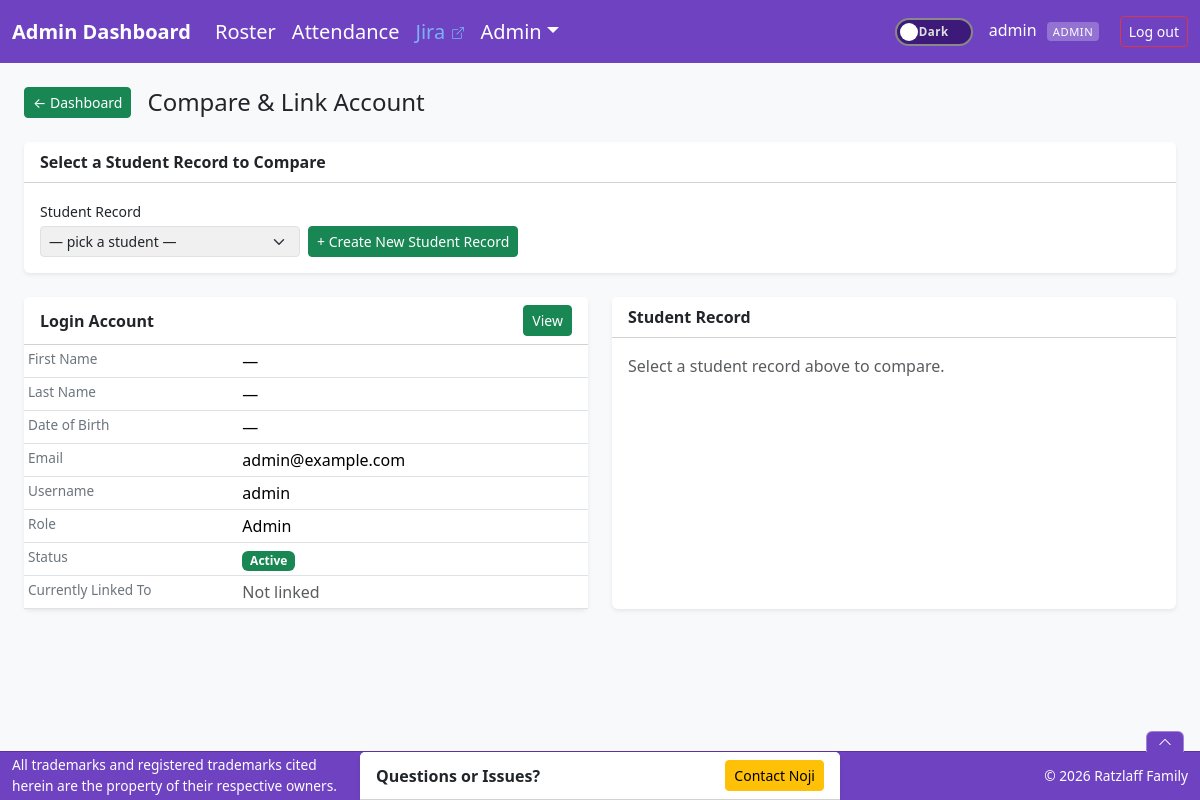
The page /portal/admin/compare_account.php?user_id=1 (signed in) on the database its author committed.
### tables this page shows
CREATE TABLE IF NOT EXISTS users (
    id            INT AUTO_INCREMENT PRIMARY KEY,
    username      VARCHAR(50)  NOT NULL UNIQUE,
    password_hash VARCHAR(255) NOT NULL,
    is_admin      TINYINT(1)   NOT NULL DEFAULT 0,
    email         VARCHAR(100) NOT NULL,
    first_name    VARCHAR(50)  DEFAULT NULL,
    last_name     VARCHAR(50)  DEFAULT NULL,
    date_of_birth DATE         DEFAULT NULL,
    active        TINYINT(1)   NOT NULL DEFAULT 1,
    last_login    DATETIME,
    created_at    DATETIME     NOT NULL DEFAULT CURRENT_TIMESTAMP
);

### portal/includes/db.php (called while the page is built, shortened)
<?php
function db(): PDO {
    static $pdo = null;
    if ($pdo === null) {
        $dsn = 'mysql:host=' . DB_HOST . ';dbname=' . DB_NAME . ';charset=' . DB_CHARSET;
        $pdo = new PDO($dsn, DB_USER, DB_PASS, [
            PDO::ATTR_ERRMODE            => PDO::ERRMODE_EXCEPTION,
            PDO::ATTR_DEFAULT_FETCH_MODE => PDO::FETCH_ASSOC,
            PDO::ATTR_EMULATE_PREPARES   => false,
        ]);
    }
    return $pdo;
}

### portal/includes/auth.php (called while the page is built, shortened)
<?php
require_once __DIR__ . '/db.php';
function hn(string $name): string {
    return htmlspecialchars(ucwords(strtolower($name)));
}

### portal/admin/compare_account.php (the view, shortened to what this page needs)
<?php
require_once __DIR__ . '/../includes/auth.php';
require_once __DIR__ . '/../includes/db.php';
$user_id         = (int)($_GET['user_id']         ?? 0);
$u_stmt = db()->prepare('SELECT u.*, s.date_of_birth AS student_dob, s.phone AS student_phone
                         FROM users u LEFT JOIN students s ON s.user_id = u.id
                         WHERE u.id = ?');
$u_stmt->execute([$user_id]);
$user = $u_stmt->fetch();
$existing_link_stmt = db()->prepare('SELECT id, first_name, last_name FROM students WHERE user_id = ?');
$existing_link_stmt->execute([$user_id]);
$existing_link = $existing_link_stmt->fetch();
$student = null;
include __DIR__ . '/../includes/header.php';
?>
<div class="d-flex align-items-center gap-3 mb-4">
    <a href="index.php" class="btn btn-outline-secondary btn-sm">← Dashboard</a>
    <h4 class="mb-0">Compare &amp; Link Account</h4>
</div>
<div class="card border-0 shadow-sm mb-4">
    <div class="card-header bg-white fw-semibold">Select a Student Record to Compare</div>
    <div class="card-body py-3">
        <form method="get" action="compare_account.php" id="studentPickerForm" class="d-flex gap-2 align-items-end flex-wrap">
            <div>
                <label class="form-label small mb-1">Student Record</label>
                <select name="student_id" id="studentPicker" class="form-select form-select-sm" style="min-width:260px">
                    <option value="">— pick a student —</option>
                </select>
            </div>
            <a href="student_edit.php?prefill_first=<?= urlencode($user['first_name']) ?>&prefill_last=<?= urlencode($user['last_name']) ?>&prefill_email=<?= urlencode($user['email'] ?? '') ?>"
               class="btn btn-outline-secondary btn-sm">+ Create New Student Record</a>
        </form>
    </div>
</div>
<div class="row g-4 mb-4">
    <div class="col-md-6">
        <div class="card border-0 shadow-sm h-100">
            <div class="card-header bg-white fw-semibold d-flex justify-content-between align-items-center">
                <span>Login Account</span>
                <a href="user_profile.php?id=<?= $user_id ?>" class="btn btn-sm btn-outline-secondary">View</a>
            </div>
            <div class="card-body p-0">
                <div class="table-responsive">
                <table class="table table-sm mb-0 compare-table">
                    <tbody>
                        <tr class="<?= $student ? cmp_class($user['first_name'] ?? '', $student['first_name']) : '' ?>">
                            <td>First Name</td>
                            <td><?= hn($user['first_name'] ?? '—') ?></td>
                        </tr>
                        <tr class="<?= $student ? cmp_class($user['last_name'] ?? '', $student['last_name']) : '' ?>">
                            <td>Last Name</td>
                            <td><?= hn($user['last_name'] ?? '—') ?></td>
                        </tr>
                        <tr class="<?= $student ? cmp_class($user['date_of_birth'] ?? '', $student['date_of_birth'] ?? '') : '' ?>">
                            <td>Date of Birth</td>
                            <td><?= !empty($user['date_of_birth']) ? date('d M Y', strtotime($user['date_of_birth'])) : '—' ?></td>
                        </tr>
                        <tr class="<?= $student ? cmp_class($user['email'] ?? '', $student['email'] ?? '') : '' ?>">
                            <td>Email</td>
                            <td><?= htmlspecialchars($user['email'] ?? '—') ?></td>
                        </tr>
                        <tr>
                            <td>Username</td>
                            <td><?= htmlspecialchars($user['username']) ?></td>
                        </tr>
                        <tr>
                            <td>Role</td>
                            <td><?= $user['is_admin'] ? 'Admin' : 'User' ?></td>
                        </tr>
                        <tr>
                            <td>Status</td>
                            <td><?= $user['active']
                                ? '<span class="badge bg-success">Active</span>'
                                : '<span class="badge bg-danger">Deactivated</span>' ?></td>
                        </tr>
                        <tr>
                            <td>Currently Linked To</td>
                            <td>
                                <?php if ($existing_link): ?>
                                    <a href="../instructor/student_profile.php?id=<?= $existing_link['id'] ?>">
                                        <?= hn($existing_link['first_name'].' '.$existing_link['last_name']) ?>
                                    </a>
                                <?php else: ?>
                                    <span class="text-muted">Not linked</span>
                                <?php endif; ?>
                            </td>
                        </tr>
                    </tbody>
                </table>
                </div>
            </div>
        </div>
    </div>
    <div class="col-md-6">
        <div class="card border-0 shadow-sm h-100">
            <div class="card-header bg-white fw-semibold d-flex justify-content-between align-items-center">
                <span>Student Record</span>
            </div>
            <div class="card-body p-0">
                <?php if (!$student): ?>
                    <p class="p-3 text-muted mb-0">Select a student record above to compare.</p>
                <?php endif; ?>
            </div>
        </div>
    </div>
</div>
<?php include __DIR__ . '/../includes/footer.php'; ?>

### portal/includes/header.php (style rules this page uses)
body { background: #f8f9fa; padding-bottom: 57px; }
.form-control, .form-select { background-color: #f0f0f0; }
a { text-decoration: none; }
.btn-outline-secondary, .btn-outline-primary { --bs-btn-bg: #198754; --bs-btn-color: #fff; --bs-btn-border-color: #198754; --bs-btn-hover-bg: #157347; --bs-btn-hover-border-color: #146c43; --bs-btn-hover-color: #fff; --bs-btn-active-bg: #146c43; --bs-btn-active-color: #fff; }

### portal/admin/compare_account.php (style rules this page uses)
.compare-table td:first-child { width: 38%; color: #6c757d; font-size: .85rem; }
.compare-table td:last-child { font-weight: 500; }

### rows shown on the page
users: first_name "—", last_name "—", email "admin@example.com", username "admin"

### other values the page prints
$_SESSION['username'] "admin"
$_rt "ADMIN"
